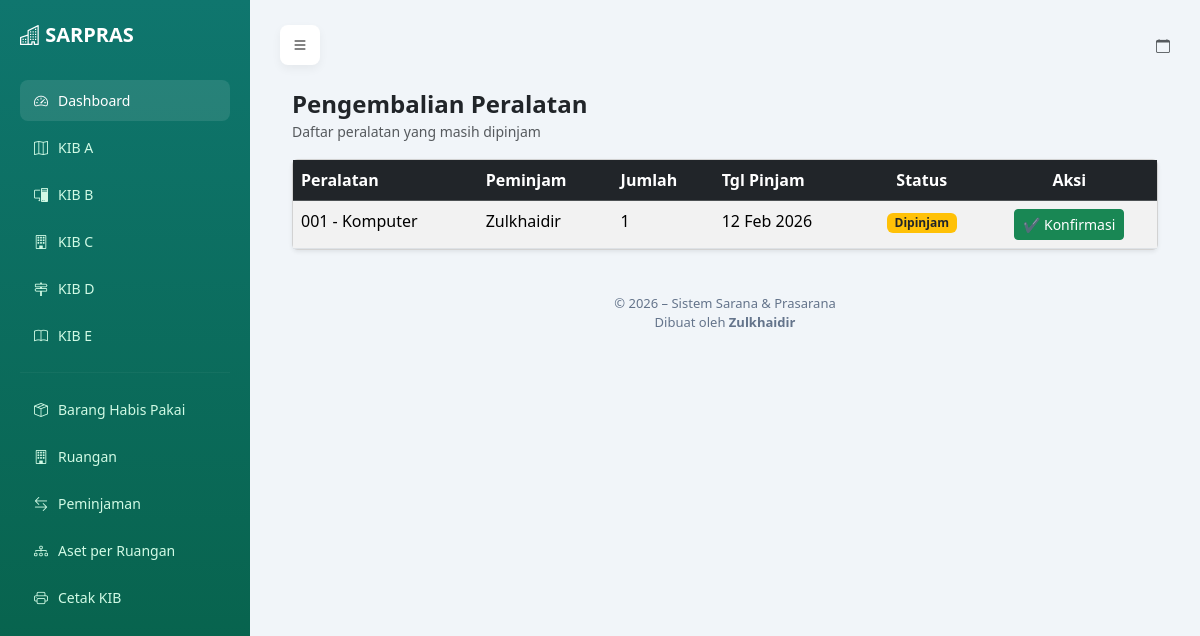
The app's page /pengembalian/ with its own data.
### sarpras/models.py (models this page shows, shortened)
class Peminjaman(models.Model):
    STATUS_CHOICES = (
        ('dipinjam', 'Dipinjam'),
        ('kembali', 'Kembali'),
    )
    barang = models.ForeignKey(
        PeralatanMesin,
        on_delete=models.CASCADE,
        related_name='peminjaman'
    )
    peminjam = models.CharField(max_length=200)
    jumlah_pinjam = models.PositiveIntegerField()
    tanggal_pinjam = models.DateField(auto_now_add=True)
    tanggal_kembali = models.DateField(null=True, blank=True)
    status = models.CharField(
        max_length=20,
        choices=STATUS_CHOICES,
        default='dipinjam'
    )

class PeralatanMesin(models.Model):
    kode_barang = models.CharField(max_length=50, unique=True)
    nama = models.CharField(max_length=200)
    jumlah = models.PositiveIntegerField(default=0)
    kondisi = models.CharField(max_length=100)
    tahun_perolehan = models.PositiveIntegerField()
    gambar = models.ImageField(
        upload_to='peralatan/',
        blank=True,
        null=True)
    ruangan = models.ForeignKey ('Ruangan',
        on_delete=models.SET_NULL,
        null=True,
        blank=True,
        related_name='peralatan'
    )
    def __str__(self):
        return f"{self.kode_barang} - {self.nama}"

### sarpras/views.py (the view)
# urls.py: path('pengembalian/', views.pengembalian_list, name='pengembalian_list'),
def pengembalian_list(request):
    data = Peminjaman.objects.filter(status='dipinjam').order_by('-tanggal_pinjam')
    return render(request, 'peminjaman/pengembalian_list.html', {
        'data': data
    })

### sarpras/templates/peminjaman/pengembalian_list.html
{% extends "sarpras/base.html" %}
{% block content %}
<div class="container my-4">
    <div class="mb-3">
        <h4 class="fw-bold mb-0">Pengembalian Peralatan</h4>
        <small class="text-muted">
            Daftar peralatan yang masih dipinjam
        </small>
    </div>
    <div class="card shadow-sm">
        <div class="card-body p-0">
            <table class="table table-striped table-hover mb-0">
                <thead class="table-dark">
                    <tr>
                        <th>Peralatan</th>
                        <th>Peminjam</th>
                        <th>Jumlah</th>
                        <th>Tgl Pinjam</th>
                        <th class="text-center">Status</th>
                        <th class="text-center">Aksi</th>
                    </tr>
                </thead>
                <tbody>
                    {% for p in data %}
                    <tr>
                        <td>{{ p.barang }}</td>
                        <td>{{ p.peminjam }}</td>
                        <td>{{ p.jumlah_pinjam }}</td>
                        <td>{{ p.tanggal_pinjam|date:"d M Y" }}</td>
                        <td class="text-center">
                            {% if p.status|lower == 'dipinjam' %}
                                <span class="badge bg-warning text-dark">
                                    Dipinjam
                                </span>
                            {% else %}
                                <span class="badge bg-success">
                                    Dikembalikan
                                </span>
                            {% endif %}
                        </td>
                        <td class="text-center">
                            {% if p.status|lower == 'dipinjam' %}
                                <a href="{% url 'peminjaman_kembali' p.id %}"
                                   class="btn btn-sm btn-success">
                                    ✔ Konfirmasi
                                </a>
                            {% else %}
                                <button class="btn btn-sm btn-secondary" disabled>
                                    ✓ Selesai
                                </button>
                            {% endif %}
                        </td>
                    </tr>
                    {% empty %}
                    <tr>
                        <td colspan="6" class="text-center text-muted py-4">
                            Tidak ada peralatan yang perlu dikembalikan
                        </td>
                    </tr>
                    {% endfor %}
                </tbody>
            </table>
        </div>
    </div>
</div>
{% endblock %}

### sarpras/templates/sarpras/base.html (style rules this page uses)
body { background: #f1f5f9; margin: 0; }

### records on screen
Peminjaman: barang "001 - Komputer", peminjam "Zulkhaidir", jumlah_pinjam "1", tanggal_pinjam "12 Feb 2026", status "Dipinjam"
